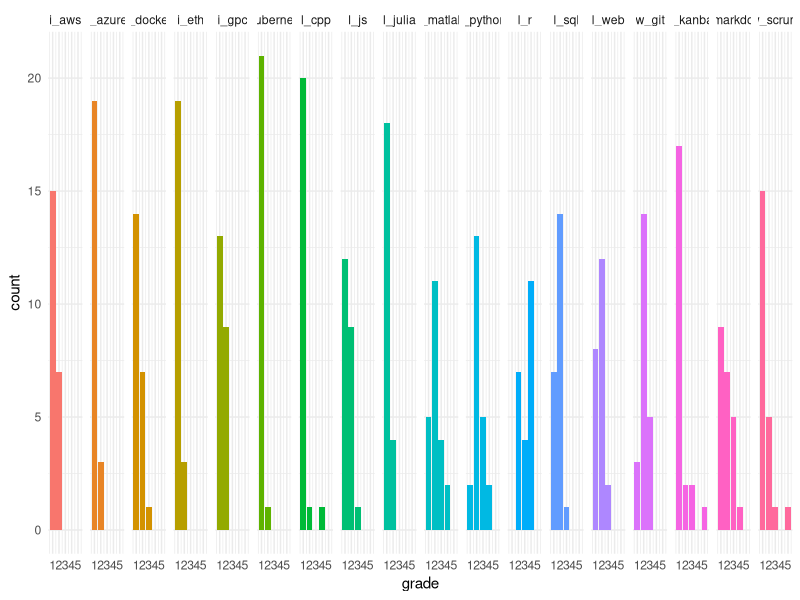
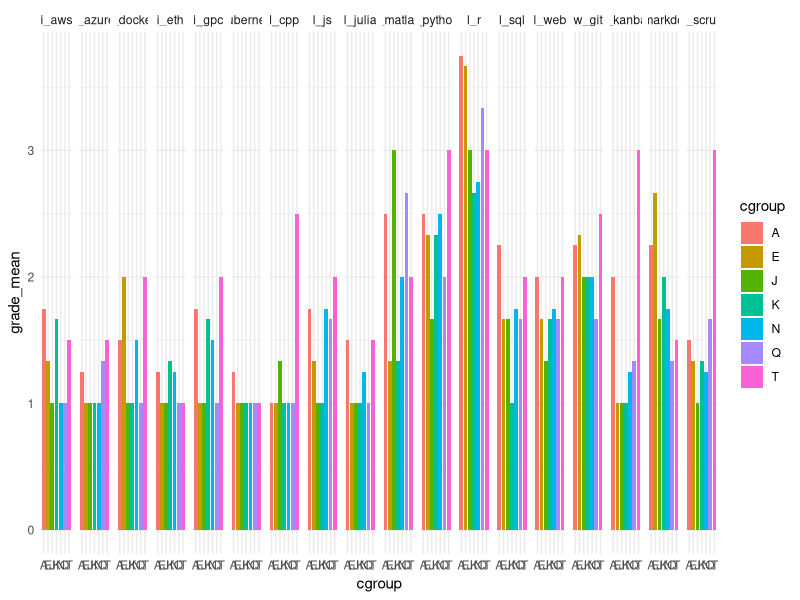
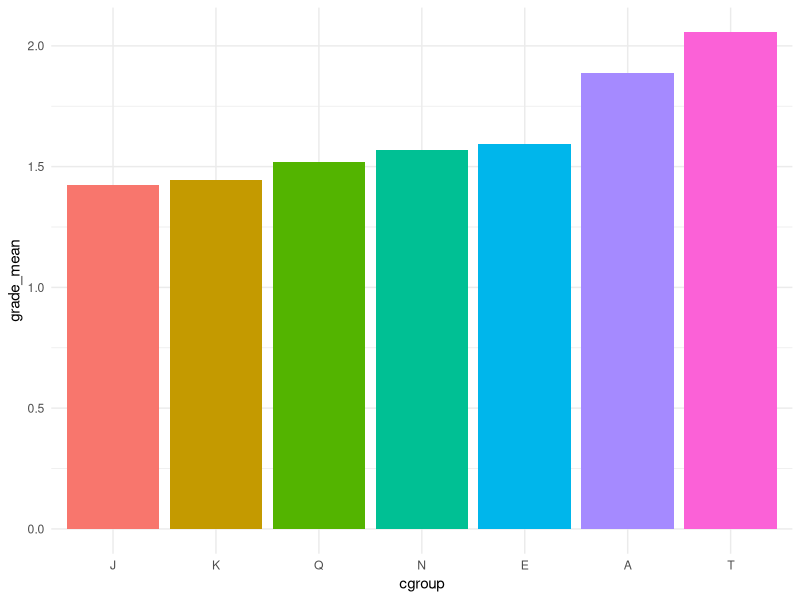

Write R code to recreate these figures, in order.

# load packages
library(tidyverse)

# load data
intro_survey <- read_csv("intro-survey.csv")

# create tidy format
intro_survey_tidy <- intro_survey %>%
  select(-expect,-general)%>%
  pivot_longer(c(-cgroup,-id),names_to="variable", values_to="grade")

# count grades per variable
intro_survey_tidy%>%
  group_by(variable,grade)%>%
  summarize(count=n())%>%
  ggplot(aes(x=grade, y=count, fill=variable))+
  geom_bar(stat="identity")+
  facet_grid(~variable)+
  theme_minimal()+
  theme(
    legend.position = "none"
  )

# mean grade per variable and group
intro_survey_tidy%>%
  group_by(variable,cgroup)%>%
  summarize(
    grade_mean = mean(grade, na.rm=T)
  )%>%
  ggplot(aes(x=cgroup, y=grade_mean, fill=cgroup))+
  geom_bar(stat="identity")+
  facet_grid(~variable)+
  theme_minimal()

# mean grade per variable and group
intro_survey_tidy%>%
  group_by(cgroup)%>%
  summarize(
    grade_mean = mean(grade, na.rm=T)
  )%>%
  ungroup()%>%
  mutate(
    cgroup = fct_reorder(cgroup, grade_mean)
  )%>%
  ggplot(aes(x=cgroup, y=grade_mean, fill=cgroup))+
  geom_bar(stat="identity")+
  theme_minimal()+
  theme(
    legend.position = "none"
  )
